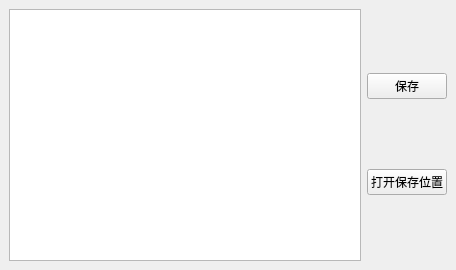
<?xml version="1.0" encoding="UTF-8"?>
<ui version="4.0">
 <class>MainWindow</class>
 <widget class="QMainWindow" name="MainWindow">
  <property name="geometry">
   <rect>
    <x>0</x>
    <y>0</y>
    <width>456</width>
    <height>270</height>
   </rect>
  </property>
  <property name="windowTitle">
   <string>MainWindow</string>
  </property>
  <widget class="QWidget" name="centralwidget">
   <layout class="QHBoxLayout" name="horizontalLayout_2">
    <item>
     <layout class="QHBoxLayout" name="horizontalLayout">
      <item>
       <widget class="QTextBrowser" name="text"/>
      </item>
      <item>
       <layout class="QVBoxLayout" name="verticalLayout">
        <item>
         <widget class="QPushButton" name="save">
          <property name="text">
           <string>保存</string>
          </property>
         </widget>
        </item>
        <item>
         <widget class="QPushButton" name="open">
          <property name="text">
           <string>打开保存位置</string>
          </property>
         </widget>
        </item>
       </layout>
      </item>
     </layout>
    </item>
   </layout>
  </widget>
 </widget>
 <resources/>
 <connections/>
</ui>
